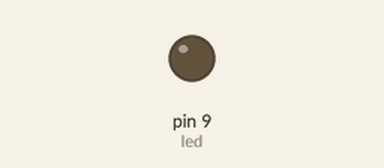
The sketch below on a simulated Arduino Uno, built with avr-gcc and run on an emulated ATmega328P. Shown: output pins drawn as LEDs (lit = HIGH).

Above: at 0.15 s.
Timing chart, 0 to 1.6 s (numbered marks = the images above):
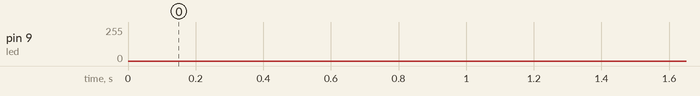

The sketch:

pwm_2_for_loop.ino
```cpp
/*
    LED for PWM

 PWM per un LED: aumentare progressivamente la luminosita'.
 Utilizzo di un ciclo iterativo: for loop

 */

int led = 9; // Pin per il PWM

void setup()
{
  pinMode(led, OUTPUT);

}

void loop()
{
  for (int i = 0; i < 255 ; i++) { // Operatore ternario, 3 argomenti:
  /* 1. definizione iteratore
     2. limite iteratore
     3. incremento operatore
     */
    analogWrite(led, i) ;
    delay(5 );
  }
  // Ora l'inverso
  for (int c = 255; c > 0 ; c--) {
    analogWrite(led, c) ;
    delay(5);
  }
}
```
